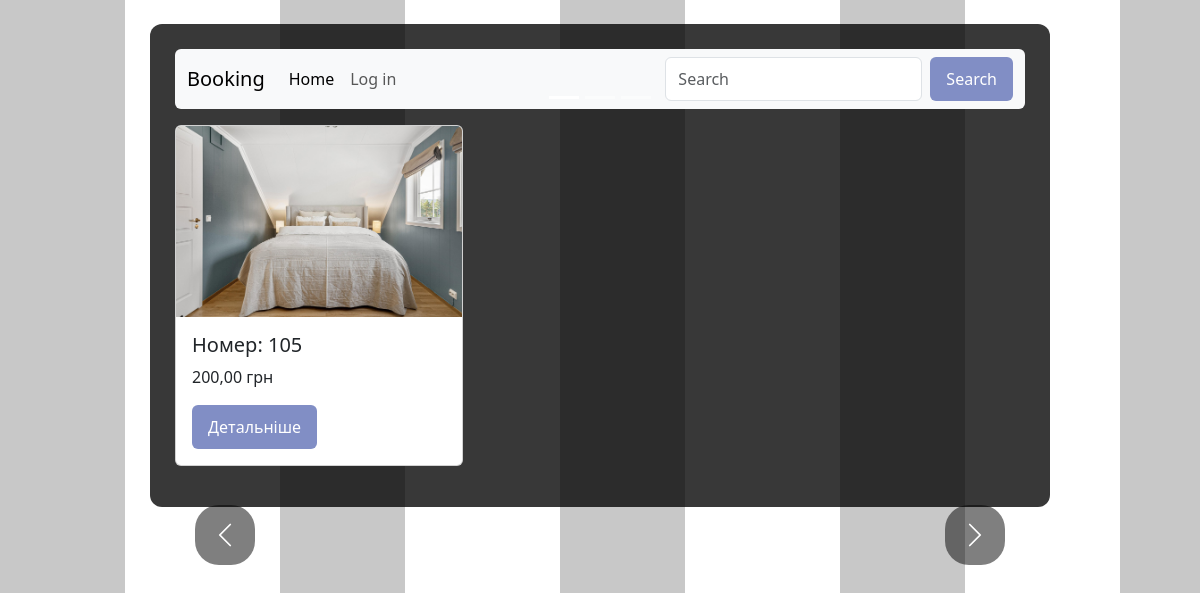
Before: /room/2/ with the older database file.
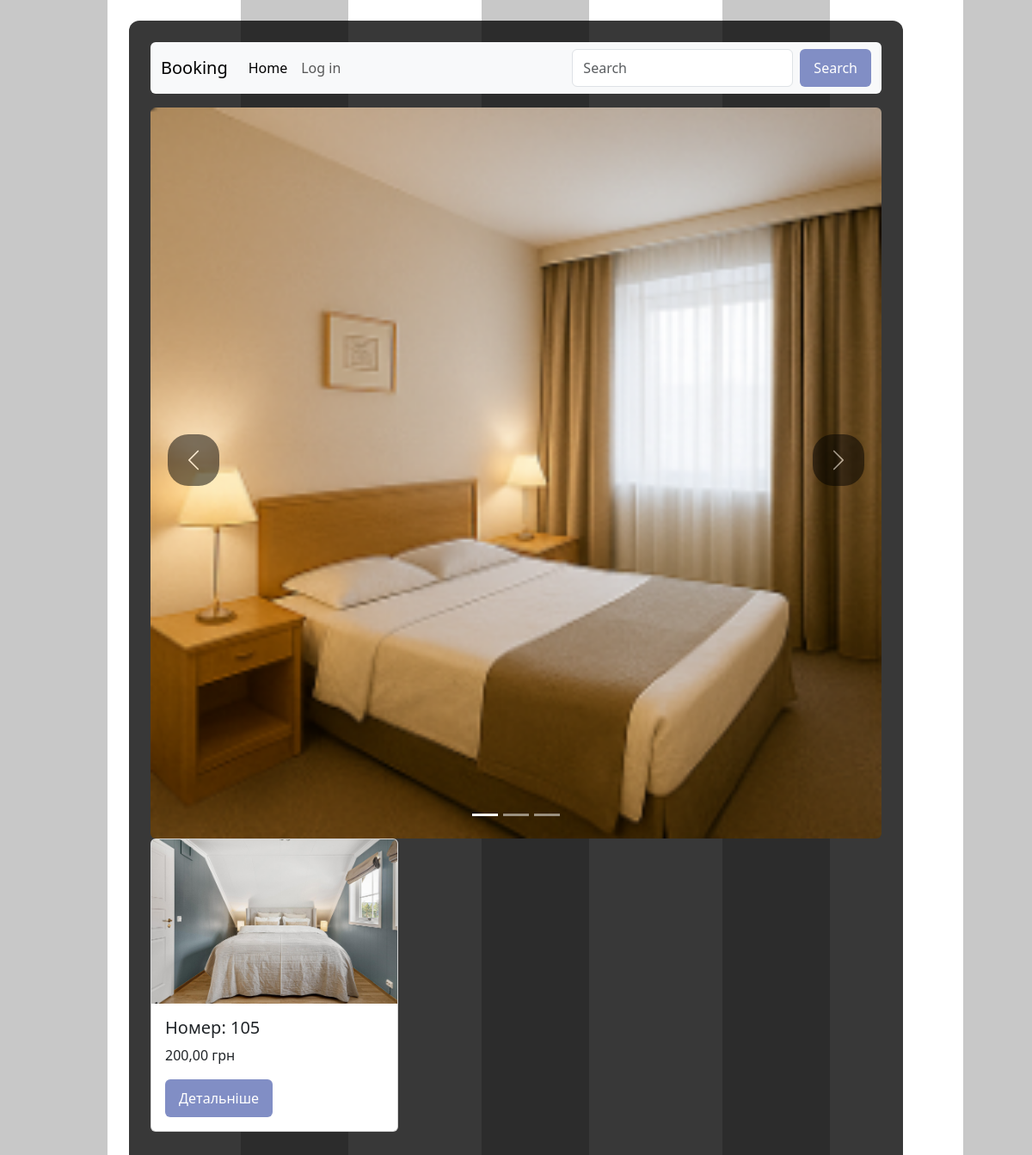
After: the same page with the newer database file.
### Booking/models.py (models this page shows, shortened)
class Room(models.Model):
    room_number = models.CharField(max_length=10, unique=True)
    room_description = models.TextField(blank=True, null=True)
    TYPE_CHOICES = [
        ('lux', 'Люкс'),
        ('std', 'Стандарт'),
        ('eco', 'Економ')
    ]
    room_type = models.CharField(max_length=50, choices=TYPE_CHOICES)
    amount_of_beds = models.IntegerField(default=1)
    max_guests = models.IntegerField(default=1)
    price_per_night = models.DecimalField(max_digits=10, decimal_places=2)
    picture = models.ImageField(upload_to='room_pictures/', blank=True, null=True)
    class Meta:
        verbose_name = 'Номер'
        verbose_name_plural = 'Номери'
        ordering = ['room_number']

class Room_Image(models.Model):
    room_picture = models.ImageField(upload_to='room_pictures/', blank=True, null=True)
    related_room = models.ForeignKey(Room, on_delete=models.CASCADE, related_name="images")

### Booking/views.py (the view)
# urls.py: path('room/<int:pk>/', room_page, name='room_page'),
def room_page(request, pk):
    room = Room.objects.get(pk=pk)
    return render(request, 'booking_room/room.html', {'room': room})

### templates/booking_room/room.html (shortened to what this page needs)
{% extends 'base.html' %}
{% block content %}
<nav class="navbar navbar-expand-lg bg-body-tertiary mb-3 rounded-2 w-100">
  <div class="container-fluid">
    <a class="navbar-brand" href="{% url 'home' %}">Booking</a>
    <div class="collapse navbar-collapse" id="navbarSupportedContent">
      <ul class="navbar-nav me-auto mb-2 mb-lg-0">
        <li class="nav-item">
          <a class="nav-link active" aria-current="page" href="{% url 'home' %}">Home</a>
        </li>
        <li class="nav-item">
          <a class="nav-link" href="#">Log in</a>
        </li>
      </ul>
      <form class="d-flex" role="search">
        <input class="form-control me-2" type="search" placeholder="Search" aria-label="Search"/>
        <button class="btn btn-outline-success" type="submit">Search</button>
      </form>
    </div>
  </div>
</nav>
<div id="carouselExampleIndicators" class="carousel slide">
  <div class="carousel-indicators">
    <button type="button" data-bs-target="#carouselExampleIndicators" data-bs-slide-to="0" class="active" aria-current="true" aria-label="Slide 1"></button>
    <button type="button" data-bs-target="#carouselExampleIndicators" data-bs-slide-to="1" aria-label="Slide 2"></button>
    <button type="button" data-bs-target="#carouselExampleIndicators" data-bs-slide-to="2" aria-label="Slide 3"></button>
  </div>
  <div class="carousel-inner">
    {% for image in room.images.all %}
      <div class="carousel-item {% if forloop.first %}active{% endif %}">
        <img src="{{ image.room_picture.url }}" class="d-block w-100 rounded-2" alt="...">
      </div>
    {% endfor %}
  </div>
  <button class="carousel-control-prev carousel_btn" type="button" data-bs-target="#carouselExampleIndicators" data-bs-slide="prev">
    <span class="carousel-control-prev-icon" aria-hidden="true"></span>
  </button>
  <button class="carousel-control-next carousel_btn" type="button" data-bs-target="#carouselExampleIndicators" data-bs-slide="next">
    <span class="carousel-control-next-icon" aria-hidden="true"></span>
  </button>
</div>
<div class="card mb-3 me-2" style="width: 18rem;">
  <img src={{room.picture.url}} class="card-img-top" alt="...">
  <div class="card-body">
    <h5 class="card-title">Номер: {{room.room_number}}</h5>
    <p class="card-text">{{room.price_per_night}} грн</p>
    <a href="{% url 'room_page' room.pk %}" class="btn btn-primary">Детальніше</a>
  </div>
</div>
{% endblock  %}

### templates/base.html (shortened to what this page needs)
<!DOCTYPE html>
<html lang="uk">
<head>
    <link href="https://cdn.jsdelivr.net/npm/bootstrap@5.3.6/dist/css/bootstrap.min.css" rel="stylesheet">
    {% load static %}
		<link rel="stylesheet" href="{% static 'css/style.css' %}">
</head>
<body>
<div class="container mt-4">
    {% block content %}
    {% endblock %}
</div>
</body>
</html>

### static/css/style.css (style rules this page uses)
body { background-image: linear-gradient(to right, rgba(0, 0, 0, 0.216) 125px, transparent 2px), url(https://images.wallpaperscraft.com/image/single/sunset_horizon_sea_128766_1280x720.jpg); background-size: 280px 100%, cover; background-repeat: repeat, no-repeat; background-position: 0 0, center; background-attachment: fixed; }
.container { width: 75%; max-width: 10000px; margin: 100px auto; padding: 25px; background-color: #000000c7; border-radius: 12px; }
button, .btn { background-color: #818EC5; color: white; border: none; padding: 10px 16px; border-radius: 6px; cursor: pointer; transition: background-color 0.3s ease; }
.carousel_btn { width: 60px; height: 60px; border-radius: 40%; margin-top: 380px; margin-left: 20px; margin-right: 20px; background-color: #000000; color: white; border: none; padding: 10px 16px; cursor: pointer; transition: background-color 0.3s ease; }

Changed rows visible on the page:
added Room_Image: room_picture (picture)
